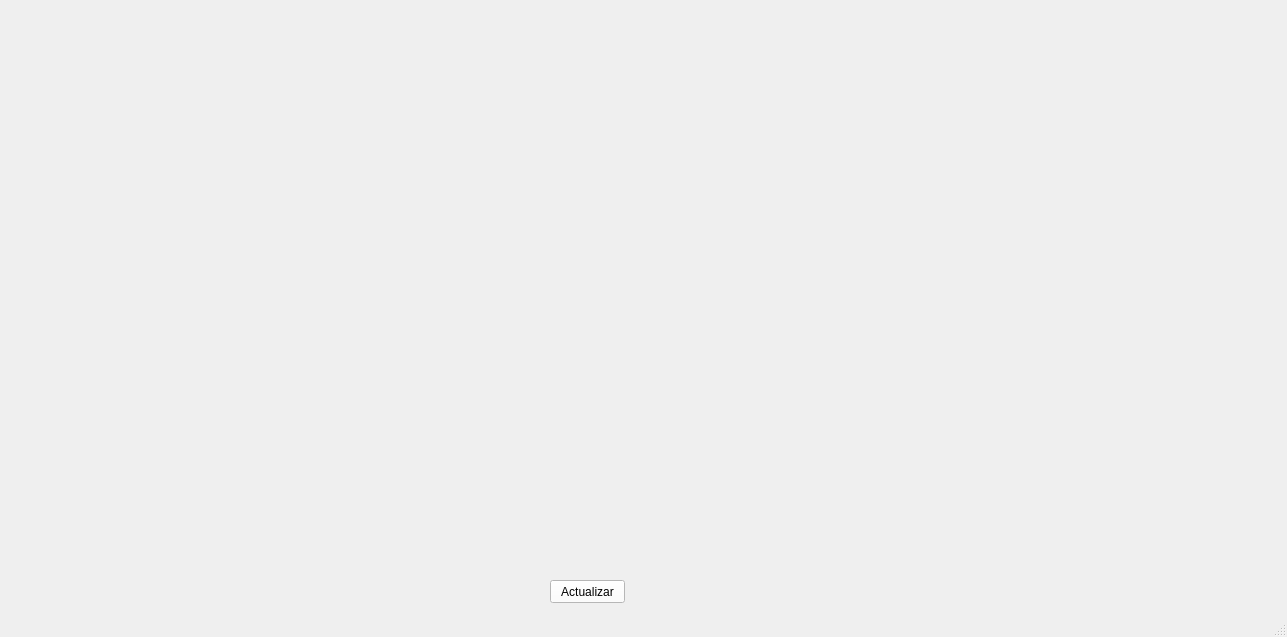
<?xml version="1.0" encoding="UTF-8"?>
<ui version="4.0">
 <class>VentanaContinentes</class>
 <widget class="QMainWindow" name="VentanaContinentes">
  <property name="geometry">
   <rect>
    <x>0</x>
    <y>0</y>
    <width>1287</width>
    <height>637</height>
   </rect>
  </property>
  <property name="windowTitle">
   <string>Mapa de Continentes</string>
  </property>
  <property name="windowIcon">
   <iconset resource="recursos.qrc">
    <normaloff>:/imagenes/recursos/imagenes/44386.png</normaloff>:/imagenes/recursos/imagenes/44386.png</iconset>
  </property>
  <widget class="QWidget" name="centralwidget">
   <widget class="QLabel" name="america">
    <property name="geometry">
     <rect>
      <x>10</x>
      <y>0</y>
      <width>341</width>
      <height>621</height>
     </rect>
    </property>
    <property name="text">
     <string/>
    </property>
    <property name="pixmap">
     <pixmap resource="recursos.qrc">:/imagenes/recursos/imagenes/rojoamerica.png</pixmap>
    </property>
    <property name="scaledContents">
     <bool>true</bool>
    </property>
   </widget>
   <widget class="QLabel" name="africa">
    <property name="geometry">
     <rect>
      <x>440</x>
      <y>220</y>
      <width>181</width>
      <height>221</height>
     </rect>
    </property>
    <property name="text">
     <string/>
    </property>
    <property name="pixmap">
     <pixmap resource="recursos.qrc">:/imagenes/recursos/imagenes/anaranjadoafrica.png</pixmap>
    </property>
    <property name="scaledContents">
     <bool>true</bool>
    </property>
   </widget>
   <widget class="QLabel" name="europa">
    <property name="geometry">
     <rect>
      <x>430</x>
      <y>50</y>
      <width>251</width>
      <height>201</height>
     </rect>
    </property>
    <property name="text">
     <string/>
    </property>
    <property name="pixmap">
     <pixmap resource="recursos.qrc">:/imagenes/recursos/imagenes/amarilloeuropa.png</pixmap>
    </property>
    <property name="scaledContents">
     <bool>true</bool>
    </property>
   </widget>
   <widget class="QLabel" name="oceania">
    <property name="geometry">
     <rect>
      <x>910</x>
      <y>330</y>
      <width>371</width>
      <height>291</height>
     </rect>
    </property>
    <property name="text">
     <string/>
    </property>
    <property name="pixmap">
     <pixmap resource="recursos.qrc">:/imagenes/recursos/imagenes/negrooceania.png</pixmap>
    </property>
    <property name="scaledContents">
     <bool>true</bool>
    </property>
   </widget>
   <widget class="QLabel" name="asia">
    <property name="geometry">
     <rect>
      <x>550</x>
      <y>80</y>
      <width>551</width>
      <height>321</height>
     </rect>
    </property>
    <property name="text">
     <string/>
    </property>
    <property name="pixmap">
     <pixmap resource="recursos.qrc">:/imagenes/recursos/imagenes/verdeasia.png</pixmap>
    </property>
    <property name="scaledContents">
     <bool>true</bool>
    </property>
   </widget>
   <widget class="QLabel" name="etiqueta">
    <property name="geometry">
     <rect>
      <x>10</x>
      <y>430</y>
      <width>191</width>
      <height>171</height>
     </rect>
    </property>
    <property name="styleSheet">
     <string notr="true">
font: 14pt &quot;System&quot;;
background-color: rgba(255, 255, 255, 0);</string>
    </property>
    <property name="text">
     <string/>
    </property>
   </widget>
   <widget class="QPushButton" name="pushButton">
    <property name="geometry">
     <rect>
      <x>550</x>
      <y>580</y>
      <width>75</width>
      <height>23</height>
     </rect>
    </property>
    <property name="styleSheet">
     <string notr="true">background-color: rgb(255, 255, 255);
font: 75 16pt &quot;System&quot;;</string>
    </property>
    <property name="text">
     <string>Actualizar</string>
    </property>
   </widget>
  </widget>
  <widget class="QStatusBar" name="statusbar"/>
 </widget>
 <resources>
  <include location="recursos.qrc"/>
 </resources>
 <connections/>
</ui>
